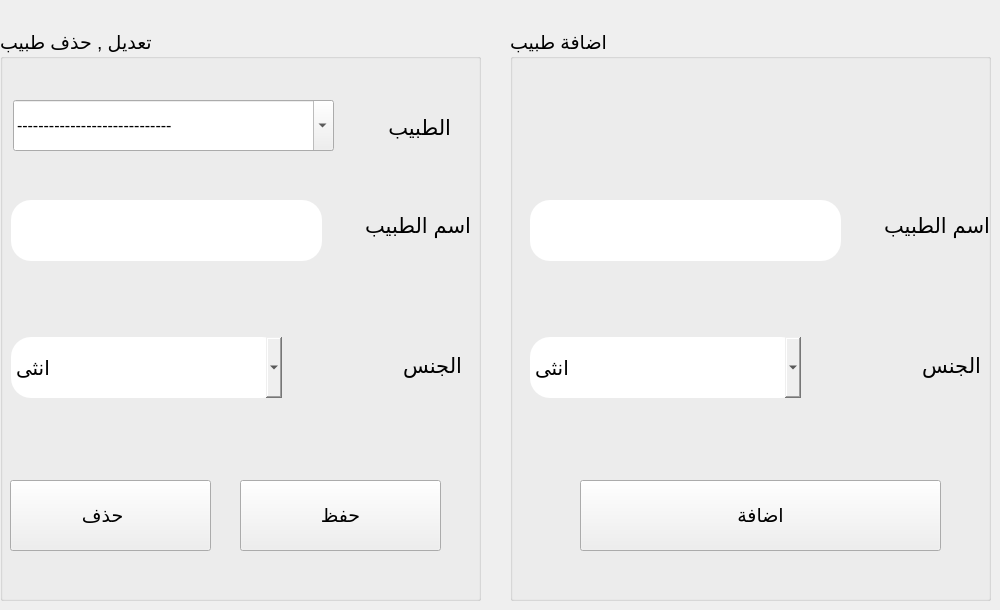
      <widget class="QWidget" name="tab_3">
       <attribute name="title">
        <string>اضافة طبيب</string>
       </attribute>
       <widget class="QGroupBox" name="groupBox_12">
        <property name="geometry">
         <rect>
          <x>510</x>
          <y>30</y>
          <width>481</width>
          <height>571</height>
         </rect>
        </property>
        <property name="font">
         <font>
          <pointsize>14</pointsize>
         </font>
        </property>
        <property name="title">
         <string>اضافة طبيب</string>
        </property>
        <widget class="QComboBox" name="comboBox_18">
         <property name="enabled">
          <bool>true</bool>
         </property>
         <property name="geometry">
          <rect>
           <x>20</x>
           <y>307</y>
           <width>271</width>
           <height>61</height>
          </rect>
         </property>
         <property name="font">
          <font>
           <pointsize>15</pointsize>
          </font>
         </property>
         <property name="styleSheet">
          <string notr="true">border-radius:20px;</string>
         </property>
         <item>
          <property name="text">
           <string>انثى</string>
          </property>
         </item>
         <item>
          <property name="text">
           <string>ذكر</string>
          </property>
         </item>
        </widget>
        <widget class="QLabel" name="label_63">
         <property name="geometry">
          <rect>
           <x>316</x>
           <y>280</y>
           <width>61</width>
           <height>111</height>
          </rect>
         </property>
         <property name="styleSheet">
          <string notr="true">image: url(:/lavatory.png);</string>
         </property>
         <property name="text">
          <string/>
         </property>
        </widget>
        <widget class="QLabel" name="label_84">
         <property name="enabled">
          <bool>true</bool>
         </property>
         <property name="geometry">
          <rect>
           <x>400</x>
           <y>300</y>
           <width>71</width>
           <height>71</height>
          </rect>
         </property>
         <property name="font">
          <font>
           <family>Segoe UI</family>
           <pointsize>16</pointsize>
           <weight>50</weight>
           <bold>false</bold>
          </font>
         </property>
         <property name="text">
          <string>الجنس</string>
         </property>
        </widget>
        <widget class="QLabel" name="label_85">
         <property name="enabled">
          <bool>true</bool>
         </property>
         <property name="geometry">
          <rect>
           <x>339</x>
           <y>160</y>
           <width>141</width>
           <height>71</height>
          </rect>
         </property>
         <property name="font">
          <font>
           <family>Segoe UI</family>
           <pointsize>16</pointsize>
           <weight>50</weight>
           <bold>false</bold>
          </font>
         </property>
         <property name="text">
          <string>اسم الطبيب</string>
         </property>
        </widget>
        <widget class="QLineEdit" name="lineEdit_5">
         <property name="geometry">
          <rect>
           <x>20</x>
           <y>170</y>
           <width>311</width>
           <height>61</height>
          </rect>
         </property>
         <property name="styleSheet">
          <string>border-radius:20px;</string>
         </property>
        </widget>
        <widget class="QPushButton" name="pushButton_47">
         <property name="geometry">
          <rect>
           <x>70</x>
           <y>450</y>
           <width>361</width>
           <height>71</height>
          </rect>
         </property>
         <property name="font">
          <font>
           <family>Segoe UI</family>
           <pointsize>14</pointsize>
          </font>
         </property>
         <property name="layoutDirection">
          <enum>Qt::LeftToRight</enum>
         </property>
         <property name="text">
          <string>اضافة</string>
         </property>
        </widget>
       </widget>
       <widget class="QGroupBox" name="groupBox_13">
        <property name="geometry">
         <rect>
          <x>0</x>
          <y>30</y>
          <width>481</width>
          <height>571</height>
         </rect>
        </property>
        <property name="font">
         <font>
          <pointsize>14</pointsize>
         </font>
        </property>
        <property name="title">
         <string>تعديل , حذف طبيب</string>
        </property>
        <widget class="QLineEdit" name="lineEdit_6">
         <property name="geometry">
          <rect>
           <x>11</x>
           <y>170</y>
           <width>311</width>
           <height>61</height>
          </rect>
         </property>
         <property name="styleSheet">
          <string>border-radius:20px;</string>
         </property>
        </widget>
        <widget class="QComboBox" name="comboBox_27">
         <property name="enabled">
          <bool>true</bool>
         </property>
         <property name="geometry">
          <rect>
           <x>11</x>
           <y>307</y>
           <width>271</width>
           <height>61</height>
          </rect>
         </property>
         <property name="font">
          <font>
           <pointsize>15</pointsize>
          </font>
         </property>
         <property name="styleSheet">
          <string notr="true">border-radius:20px;</string>
         </property>
         <item>
          <property name="text">
           <string>انثى</string>
          </property>
         </item>
         <item>
          <property name="text">
           <string>ذكر</string>
          </property>
         </item>
        </widget>
        <widget class="QLabel" name="label_86">
         <property name="enabled">
          <bool>true</bool>
         </property>
         <property name="geometry">
          <rect>
           <x>391</x>
           <y>300</y>
           <width>71</width>
           <height>71</height>
          </rect>
         </property>
         <property name="font">
          <font>
           <family>Segoe UI</family>
           <pointsize>16</pointsize>
           <weight>50</weight>
           <bold>false</bold>
          </font>
         </property>
         <property name="text">
          <string>الجنس</string>
         </property>
        </widget>
        <widget class="QLabel" name="label_87">
         <property name="geometry">
          <rect>
           <x>307</x>
           <y>280</y>
           <width>61</width>
           <height>111</height>
          </rect>
         </property>
         <property name="styleSheet">
          <string notr="true">image: url(:/lavatory.png);</string>
         </property>
         <property name="text">
          <string/>
         </property>
        </widget>
        <widget class="QLabel" name="label_88">
         <property name="enabled">
          <bool>true</bool>
         </property>
         <property name="geometry">
          <rect>
           <x>330</x>
           <y>160</y>
           <width>141</width>
           <height>71</height>
          </rect>
         </property>
         <property name="font">
          <font>
           <family>Segoe UI</family>
           <pointsize>16</pointsize>
           <weight>50</weight>
           <bold>false</bold>
          </font>
         </property>
         <property name="text">
          <string>اسم الطبيب</string>
         </property>
        </widget>
        <widget class="QPushButton" name="pushButton_48">
         <property name="geometry">
          <rect>
           <x>240</x>
           <y>450</y>
           <width>201</width>
           <height>71</height>
          </rect>
         </property>
         <property name="font">
          <font>
           <family>Segoe UI</family>
           <pointsize>14</pointsize>
          </font>
         </property>
         <property name="layoutDirection">
          <enum>Qt::LeftToRight</enum>
         </property>
         <property name="text">
          <string>حفظ</string>
         </property>
        </widget>
        <widget class="QPushButton" name="pushButton_49">
         <property name="geometry">
          <rect>
           <x>10</x>
           <y>450</y>
           <width>201</width>
           <height>71</height>
          </rect>
         </property>
         <property name="font">
          <font>
           <family>Segoe UI</family>
           <pointsize>14</pointsize>
          </font>
         </property>
         <property name="cursor">
          <cursorShape>PointingHandCursor</cursorShape>
         </property>
         <property name="layoutDirection">
          <enum>Qt::LeftToRight</enum>
         </property>
         <property name="styleSheet">
          <string notr="true"/>
         </property>
         <property name="text">
          <string>حذف   </string>
         </property>
         <property name="icon">
          <iconset resource="icons.qrc">
           <normaloff>:/icons8-delete-bin-100.png</normaloff>:/icons8-delete-bin-100.png</iconset>
         </property>
         <property name="iconSize">
          <size>
           <width>63</width>
           <height>63</height>
          </size>
         </property>
        </widget>
        <widget class="QLabel" name="label_89">
         <property name="enabled">
          <bool>true</bool>
         </property>
         <property name="geometry">
          <rect>
           <x>360</x>
           <y>72</y>
           <width>91</width>
           <height>51</height>
          </rect>
         </property>
         <property name="font">
          <font>
           <family>Segoe UI</family>
           <pointsize>16</pointsize>
           <weight>50</weight>
           <bold>false</bold>
          </font>
         </property>
         <property name="text">
          <string>الطبيب</string>
         </property>
        </widget>
        <widget class="QComboBox" name="comboBox_28">
         <property name="enabled">
          <bool>true</bool>
         </property>
         <property name="geometry">
          <rect>
           <x>13</x>
           <y>70</y>
           <width>321</width>
           <height>51</height>
          </rect>
         </property>
         <property name="font">
          <font>
           <pointsize>12</pointsize>
          </font>
         </property>
         <property name="styleSheet">
          <string notr="true"/>
         </property>
         <property name="editable">
          <bool>true</bool>
         </property>
         <item>
          <property name="text">
           <string>-----------------------------</string>
          </property>
         </item>
        </widget>
       </widget>
      </widget>
